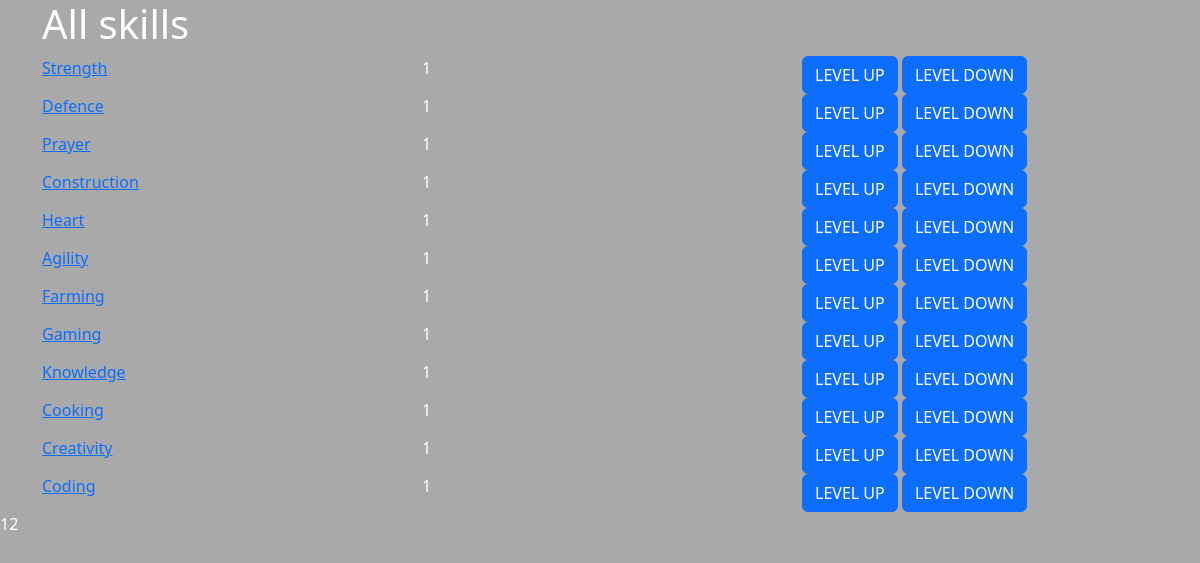
Before: / with the older database file.
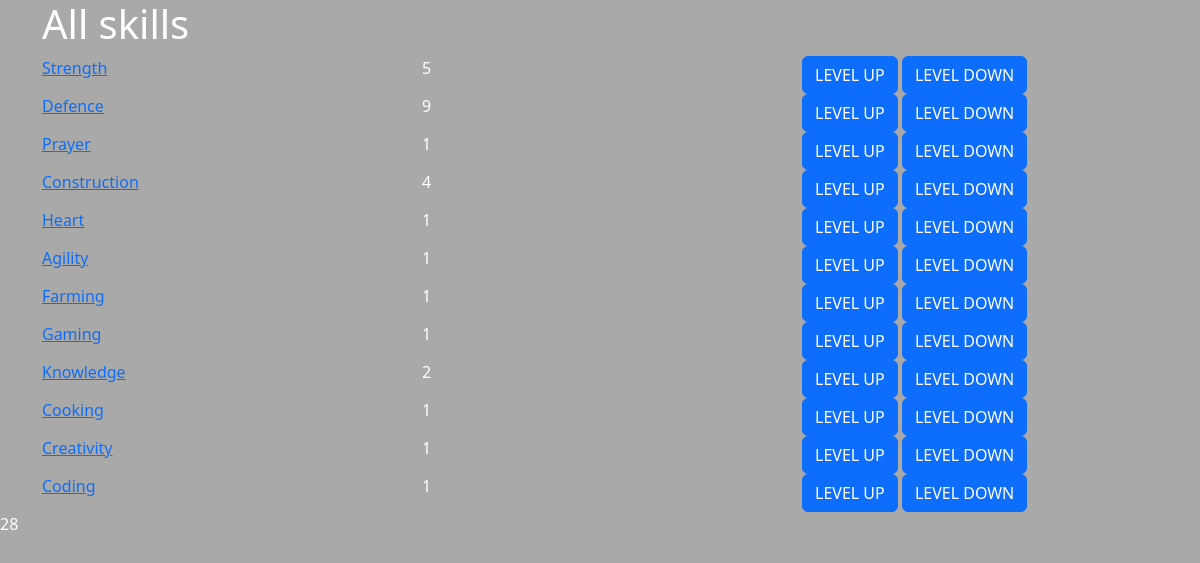
After: the same page with the newer database file.
### app.py (models this page shows)
class Skill(db.Model):
    id = db.Column(db.Integer, primary_key=True)
    name = db.Column(db.String(50), nullable=False)
    level = db.Column(db.Integer, nullable=False)
    description = db.Column(db.String(500), nullable=True)
    challenges = db.relationship('Challenge', backref='skill', lazy=True)

### app.py (the view)
@app.route('/')
def first_page():
    skills = Skill.query.all()
    return render_template("front.html", skills=skills, totalLevel = sum(skill.level for skill in skills))

### templates/front.html (shortened to what this page needs)
<!DOCTYPE html>
<html lang="en">
<head>
    <link rel="stylesheet" href="https://cdn.jsdelivr.net/npm/bootstrap@5.2.3/dist/css/bootstrap.min.css">
    <link rel="stylesheet" type="text/css" href="{{ url_for('static',filename='styles/main.css') }}">
</head>
<body>
    <div class="container">
        <h1>All skills</h1>
        {% if skills|length > 0 %}
            {% for skill in skills %}
            <div class="row mb-12">
                <div class="col-md-4">
                    <a href="#challenges-{{ skill.id }}" class="skill-name" data-bs-toggle="collapse" data-bs-placement="top" title="{{ skill.description }}">{{ skill.name }}</a>
                </div>
                <div class="col-md-4">{{ skill.level }}</div>
                <div class="col-md-4">
                    <form method="post" action="{{ url_for('update_skill_up') }}" style="display: inline;">
                        <button type="submit" class="btn btn-primary">LEVEL UP</button>
                    </form>
                    <form method="post" action="{{ url_for('update_skill_down') }}" style="display: inline;">
                        <button type="submit" class="btn btn-primary">LEVEL DOWN</button>
                    </form>
                </div>
            </div>
            {% endfor %}
        {% endif %}
    </div>
    {{ totalLevel }}
</body>
</html>

### templates/front.html (style rules this page uses)
body { background-color: darkgrey; color: white; }

Changed rows visible on the page:
changed Skill "Strength": level "1" → "5"
changed Skill "Defence": level "1" → "9"
changed Skill "Construction": level "1" → "4"
changed Skill "Knowledge": level "1" → "2"
Other visible differences:
{{ totalLevel }}: "12" → "28"
